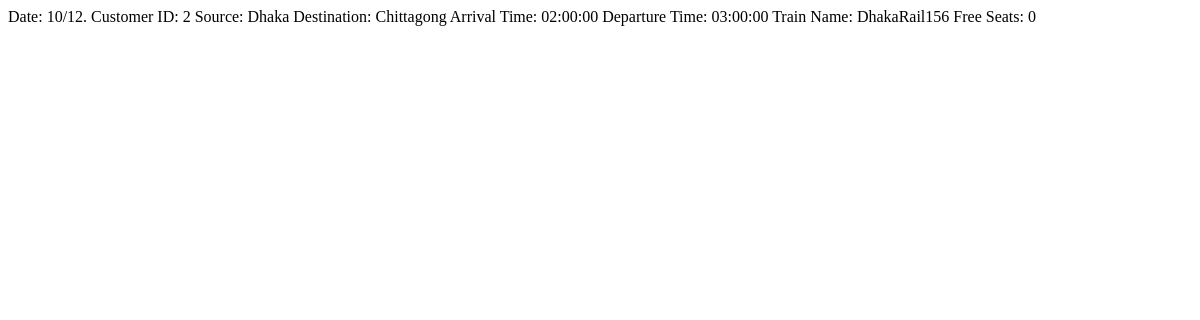
/admin1.php, run on an earlier commit of the app's database.
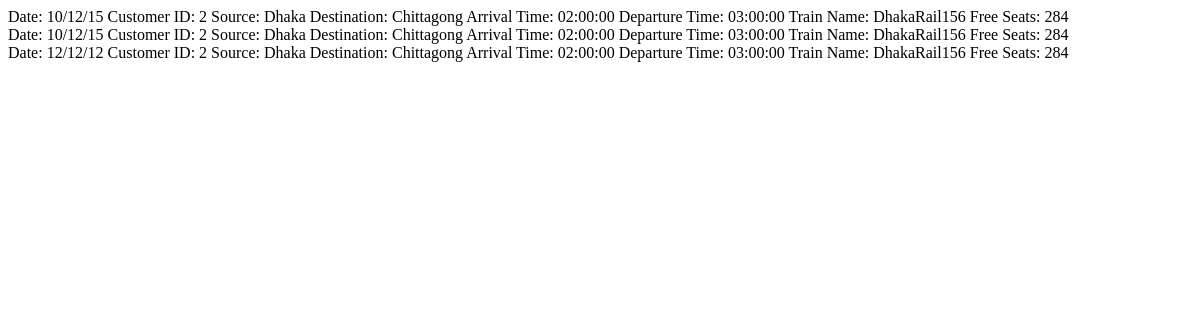
And on a later commit of the database.
### tables this page shows
CREATE TABLE `booking` (
  `ID` int(7) NOT NULL,
  `date` text NOT NULL,
  `seat_no` int(50) NOT NULL,
  `customerNo` int(100) NOT NULL,
  `Checked` int(1) NOT NULL DEFAULT '0',
  `ScheduleNo` int(100) NOT NULL
);

CREATE TABLE `route` (
  `id` int(100) NOT NULL,
  `source` varchar(100) NOT NULL,
  `destination` varchar(100) NOT NULL
);

CREATE TABLE `schedule` (
  `ScheduleNo` int(3) NOT NULL,
  `RouteNo` int(7) NOT NULL,
  `Arrival` time NOT NULL,
  `Departure` time NOT NULL,
  `trainNo` int(10) NOT NULL,
  `station` int(7) NOT NULL
);

CREATE TABLE `train` (
  `no` int(100) NOT NULL,
  `total_seat` int(100) NOT NULL,
  `trainName` varchar(100) NOT NULL,
  `freeSeat` int(255) NOT NULL
);

### admin1.php (the view, shortened to what this page needs)
<!DOCTYPE html>
<html>
    <head>
    </head>
    <body>
        <div
        <?php
        include ("connect.php");
        $query = "Select * from booking,schedule,route,train where booking.checked=0 and schedule.routeNo=route.id and booking.ScheduleNo=schedule.ScheduleNo and train.no=schedule.trainNo;";
        $c = new connect();
        $conn = $c->con();
        $result = $c->execute($conn, $query);
        if ($result->num_rows > 0) {
            while ($row = $result->fetch_assoc()) {
             echo "Date: ".$row["date"]." Customer ID: ".$row["customerNo"]." Source: ".$row["source"]." Destination: ".$row["destination"]." Arrival Time: ".$row["Arrival"]." Departure Time: ".$row["Departure"]." Train Name: ".$row["trainName"]." Free Seats: ".$row["freeSeat"]."</br>";
            }
        }
        ?>
</body>
</html>

### connect.php (shortened to what this page needs)
<html>
    <head>
    </head>
    <body>
        <?php
        class connect {
            public function execute($con, $sql) {
                $result = $con->query($sql);
                return $result;
            }
        }
        ?>
    </body>
</html>

What changed in the data, as far as the page shows it:
removed booking: date "10/12.", customerNo "2", route.source "Dhaka", route.destination "Chittagong", ScheduleNo.Arrival "02:00:00", ScheduleNo.Departure "03:00:00", train.trainName "DhakaRail156", train.freeSeat "0"
added booking: date "10/12/15", customerNo "2", route.source "Dhaka", route.destination "Chittagong", ScheduleNo.Arrival "02:00:00", ScheduleNo.Departure "03:00:00", train.trainName "DhakaRail156", train.freeSeat "284"
added booking: date "10/12/15", customerNo "2", route.source "Dhaka", route.destination "Chittagong", ScheduleNo.Arrival "02:00:00", ScheduleNo.Departure "03:00:00", train.trainName "DhakaRail156", train.freeSeat "284"
added booking: date "12/12/12", customerNo "2", route.source "Dhaka", route.destination "Chittagong", ScheduleNo.Arrival "02:00:00", ScheduleNo.Departure "03:00:00", train.trainName "DhakaRail156", train.freeSeat "284"
